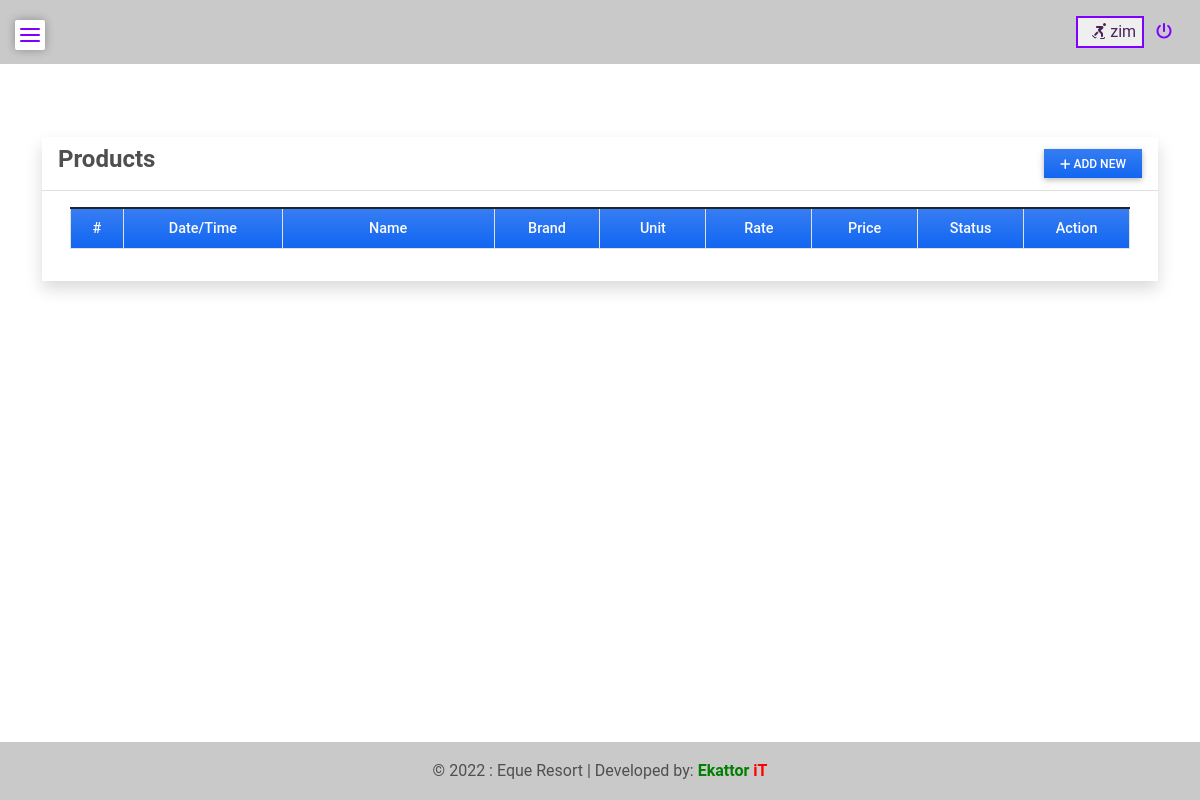
The app's page /product (signed in), older data.
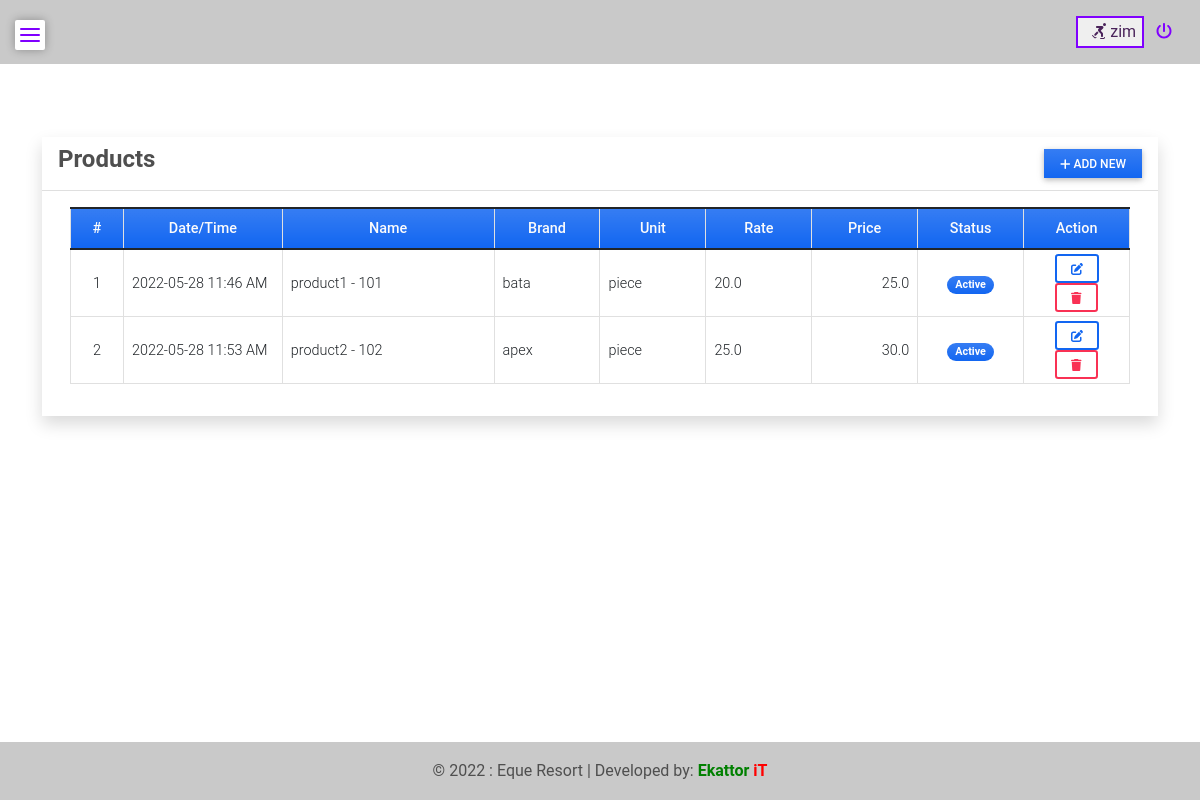
The same page, newer data.
### dataSet/models.py (models this page shows, shortened)
class Product(models.Model):
    code = models.CharField(max_length=100, blank=True, null=True)
    name = models.CharField(max_length=250, blank=True, null=True)
    brand = models.CharField(max_length=250, blank=True, null=True)
    unit = models.CharField(max_length=250, blank=True, null=True)
    rate = models.FloatField(default=0, blank=True, null=True)
    price = models.FloatField(default=0)
    status = models.CharField(max_length=2, choices=(('1', 'Active'), ('2', 'Inactive')), default=1)
    date_created = models.DateTimeField(default=timezone.now)
    date_updated = models.DateTimeField(auto_now=True)
    def __str__(self):
        return self.name + ' - ' + self.code

### dataSet/views.py (the view)
# urls.py: path('product', views.product_mgt, name='product-page'),
@login_required
def product_mgt(request):
    context['page_title'] = "Product List"
    products = Product.objects.all()
    category = Category.objects.all()
    context['products'] = products
    context['category'] = category
    return render(request, 'product.html', context)

### dataSet/templates/product.html (shortened to what this page needs)
{% extends 'base.html' %} {% load humanize %} {% block pageContent %}
<div class="col-lg-12 col-md-12 col-sm-12 col-xs-12">
    <div class="card card-default rounded-0 shadow ">
        <div class="card-header">
            <div class="d-flex w-100 align-items-center justify-content-between">
                <h4 class="card-title fw-bold">Products</h4>
                <div class="tools">
                    <button type="button" class="btn btn-primary rounded-0 bg-gradient btn-sm" id='add_new'><i class="fa fa-plus"></i> Add New</button>
                </div>
            </div>
        </div>
        <div class="card-body">
            <div class="container-fluid">
                <table class="table table-bordered" id="product-list">
                    <colgroup>
                        <col width="5%">
                        <col width="15%">
                        <col width="20%">
                        <col width="10%">
                        <col width="10%">
                        <col width="10%">
                        <col width="10%">
                        <col width="10%">
                        <col width="10%">
                    </colgroup>
                    <thead>
                        <tr class="bg-gradient bg-primary bg-opacity-50 text-light">
                            <th class="px-2 py-2 text-center">#</th>
                            <th class="px-2 py-2 text-center">Date/Time</th>
                            <th class="px-2 py-2 text-center">Name</th>
                            <th class="px-2 py-2 text-center">Brand</th>
                            <th class="px-2 py-2 text-center">Unit</th>
                            <th class="px-2 py-2 text-center">Rate</th>
                            <th class="px-2 py-2 text-center">Price</th>
                            <th class="px-2 py-2 text-center">Status</th>
                            <th class="px-2 py-2 text-center">Action</th>
                        </tr>
                    </thead>
                    <tbody>
                        {% for product in products %}
                        <tr>
                            <td class="px-2 py-1 align-middle text-center">{{ forloop.counter }}</td>
                            <td class="px-2 py-1 align-middle">{{ product.date_created|date:"Y-m-d h:i A" }}</td>
                            <td class="px-2 py-1 align-middle">{{ product }}</td>
                            <td class="px-2 py-1 align-middle">{{ product.brand }}</td>
                            <td class="px-2 py-1 align-middle">{{ product.unit }}</td>
                            <td class="px-2 py-1 align-middle">
                                <p class="m-0 text-truncate">{{ product.rate}}</p>
                            </td>
                            <td class="px-2 py-1 align-middle text-end">{{ product.price|intcomma }}</td>
                            <td class="px-1 py-1 align-middle text-center">
                                {% if product.status == '1' %}
                                <span class="badge bg-primary bg-gradient rounded-pill px-2">Active</span> {% else %}
                                <span class="badge bg-secondary bg-gradient rounded-pill px-2">Inactive</span> {% endif %}
                            </td>
                            <td class="px-2 py-1 align-middle text-center">
                                <a class="btn btn-outline-primary btn-sm edit-data" href="javascript:void(0)" data-id="{{ product.pk }}" title="Edit">
                                    <i class="fa fa-edit"></i>
                                </a>
                                <button class="btn btn-outline-danger btn-sm delete-data" type="button" data-id="{{ product.pk }}" title="Delete">
                                    <i class="fa fa-trash"></i>
                                </button>
                            </td>
                        </tr>
                        {% endfor %}
                    </tbody>
                </table>
            </div>
        </div>
    </div>
</div>
{% endblock pageContent %}

Row changes from the older to the newer data that the page shows:
added Product: date_created "2022-05-28 11:46 AM", name+code "product1 - 101", brand "bata", unit "piece", rate "20.0", price "25.0", status "Active"
added Product: date_created "2022-05-28 11:53 AM", name+code "product2 - 102", brand "apex", unit "piece", rate "25.0", price "30.0", status "Active"
